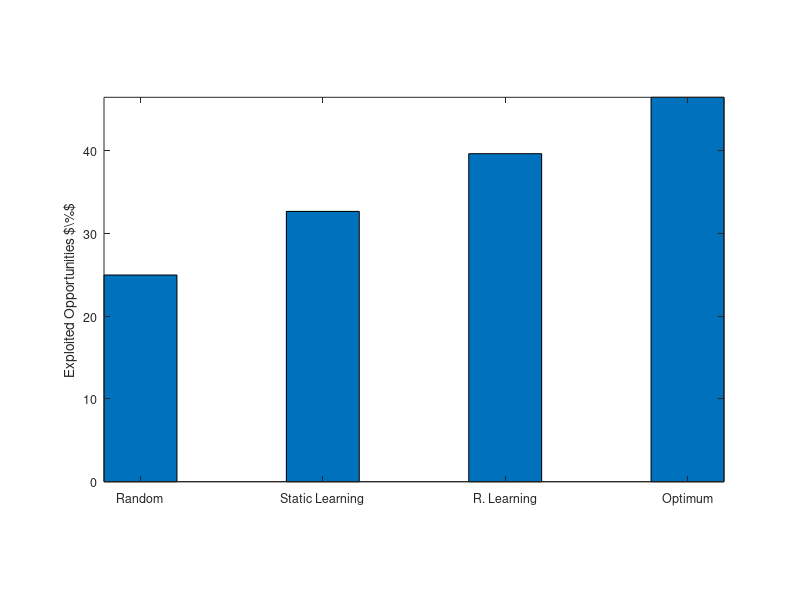

Reproduce this figure in MATLAB. (Note: this script raises an error after producing the figure.)
% Author: Ankit Kaushik
% Docmented created: 07.06.2013
% Last Modication: 05.10.2014
% Purpose: The script implements reinforcement learning on the number of
% channels N, where it is allowed to sense only M slot, the aim is to
% maximize the long term capacity over a given number of slots
% Following stratergies are implemented to select the channels to be sensed
% in a given slot:
% 1) Random search
% 2) based on utilization probability
% 3) based on belief vector which is sun of the uti probability and a penalty
% penalty = E[To] = 1/alpha is given when a channel is selected and was found busy

clc;
clear all;
close all;
simulation = 0;                                                       % enable this to run the simulation otherwise the res 
if simulation
    %% Declaring variables
    Kilosec = 1e3;                                                    % Kilo second = 1000
    N = [4];                                                         % Total number of channels to be sensed
    alpha_vec = [];                                                   % The probability of starting of disturbance   
    beta_vec = [];                                                    % The probability of ending of disturbance
    u_vec = [];                                                       % Channel utilization vector, for given beta and alpha calcultes the spectrum occupancy probability                                     
    F = [];                                                           % Channel state for i_th time slot
    F_scaled = [];                                                    % Channels at ith time slot are scaled to represent unit in mini slots
    T_slot = 4;                                                      % Number of mini slots comprising of one complete time slot,                                                           
    M = 2;
    M_vec = 0:1:M;                                                    % Number of mini slots used for sensing 
    sim_length = 1e5;                                                 % Number of time slots to simulate, one time unit is one TDMA frame (1 msec)
                                                                      % time slot unit will be scaled to T_slot so as to represent new time unit in mini slot 
                                                                      % defined only for sensing, where M will be sensing interval  
    sim_length_secs = sim_length/Kilosec; 

    sensing_sequence_ref_vec = [];                                    % Sensing sequence of the channels corresponding to the ref case (random)
    sensing_sequence_uti_vec = [];                                    % Sensing sequence of the channels corresponding to the utilization case
    sensing_sequence_uti_pen_vec = [];                                % Sensing sequence of the channels corresponding to the channel utilization with penalty case

    flag_opp_found_ref = 0;                                           % Flag to indicate that first oppurtunity found by ref (random) will be used as home channel   
    flag_opp_found_uti = 0;                                           % Flag to indicate that first oppurtunity found by uti seq will be used as home channel
    flag_opp_found_uti_pen = 0;                                       % Flag to indicate that oppurtunity found by uti_pen seq seq will be used as home channel  

    Time_scale = [1:1:sim_length_secs];                               % Time axis denoting the time in seconds 1000 slots = 1 sec (1 sec)
    oppurtunities_ref = zeros(1,length(M_vec));                       % Ratio of oppurtunities found per sec / total number of oppurtunities exiting per sec for ref seq
    oppurtunities_uti = zeros(1,length(M_vec));                       % Ratio of oppurtunities found per sec / total number of oppurtunities exiting per sec for uti seq
    oppurtunities_uti_pen = zeros(1,length(M_vec));                   % Ratio of oppurtunities found per sec / total number of oppurtunities exiting per sec for utilization with penalty seq
    oppurtunities_idle = zeros(1,length(M_vec));                      % Ratio of oppurtunities found per sec / total number of oppurtunities exiting per sec for idle seq

    oppurtunities_ref_th = zeros(1,length(M_vec));                    % Ratio of oppurtunities found per sec / total number of oppurtunities exiting per sec for ref seq determined theoretically
    oppurtunities_uti_th = zeros(1,length(M_vec));                    % Ratio of oppurtunities found per sec / total number of oppurtunities exiting per sec for uti seq determined theoretically
    oppurtunities_uti_pen_th = zeros(1,length(M_vec));                % Ratio of oppurtunities found per sec / total number of oppurtunities exiting per sec for utilization with penalty seq determined theoretically
    oppurtunities_idle_th = zeros(1,length(M_vec));                   % Ratio of oppurtunities found per sec / total number of oppurtunities exiting per sec for idle seq determined theoretically
    
    cap_ref = zeros(1,length(M_vec));                                 % Capacity in bits per sec for ref seq
    cap_uti = zeros(1,length(M_vec));                                 % Capacity in bits per sec for uti seq
    cap_uti_pen = zeros(1,length(M_vec));                             % Capacity in bits per sec for utilization with penalty seq
    cap_idle = zeros(1,length(M_vec));                                % Capacity in bits per sec under idle policy  
    
    total_opputunities = zeros(1,length(M_vec));                      % Total number of oppurtunities popped up by channel in a given time slot
    total_opputunities_th = zeros(1,length(M_vec));                   % Total number of oppurtunities popped up by channel in a given time slot determined theoretically

    
    penalty_vec = [];                                                 % When a channel is found busy will be given a penalty in oder to learn from the past                                     
    belief_vec = [];                                                  % Results of penalty will be stored inside the belief vector   

    penalty_wght_vec = [];                                            % When a channel is found busy will be given a penalty in oder to learn from the past + assigned weight                                    
    belief_wght_vec = [];                                             % Results of penalty and weights will be stored inside the belief vector 

    chan_real = 1e0;

    for i = 1:chan_real
        
        disp(strcat('chan real = ',num2str(i)));         
        randseq_alpha = randperm(N,N);                               % Choice of alpha corresponding to each channel is idle
        randseq_beta = randperm(N,N);                                % Choice of beta corresponding to each channel is also distributed randomly
        alpha_vec = 0.5*rand(1,N);% 0.3*randseq_alpha/N                  % [0.8*1/N(i):0.8*1/N(i):0.8]; 
        beta_vec = 0.3*rand(1,N); %0.3*randseq_alpha/N                   % 0.2*ones(1,N(i));            

        channel_utilization_vec = beta_vec./(alpha_vec + beta_vec);
        
        %Analysis                
        mean_penalty = 1./alpha_vec;
        var_penalty = (1-alpha_vec)./(alpha_vec.^2);

        % Thoretical calculation of oppurtunities
        total_opputunities_th = sum(channel_utilization_vec);
        
        % Set of Primary channels
        F = zeros(1,N);

        % Random sequence does not follow any sensing sequence

        % Utilization case: Is always sorted according to the utilization sequence 
        [B sensing_sequence_uti_vec] = sort(channel_utilization_vec,'ascend');   %[1:1:N(i)];

        % Utilization + penalty: Initial sorting seq is ascending order of the
        % utilization and then updated according to the sensing sequence
        [B sensing_sequence_uti_pen_vec] = sort(channel_utilization_vec,'ascend');    

        % Penalty when a channel is found busy during sensing
        penalty_vec = zeros(1, N);
        belief_vec = zeros(1, N);

        penalty_wght_vec = zeros(1, N);
        belief_wght_vec = zeros(1, N);

        F_scaled = zeros(N,T_slot); 

        % Number of simulated slots
        for i=1:sim_length
            % Update sensing sequence ref
            %sensing_sequence_ref_vec = circshift(sensing_sequence_ref_vec, [1 (length(sensing_sequence_ref_vec) + 1) - home_channel_ref]);
            sensing_sequence_ref_vec = randperm(N,N);

            %% Learn from history : Utilization + penalty case
            % Update the penalties for the sequence  
            for l=1:N
                if penalty_vec(l) ~= 0
                    penalty_vec(l) = penalty_vec(l) - 1;                   
                end
            end

            % Update sensing sequence uti_pen
            % find the index of the new home channel
            % Assign the lowest weight i.e. highest priorty
            weights = ones(1,length(sensing_sequence_uti_pen_vec));

            % Updating the belief vector
            for l=1:N
                channel = sensing_sequence_uti_pen_vec(l);
                belief_vec(channel) = penalty_vec(channel) + weights(channel) * channel_utilization_vec(channel); 
            end 

            % sorting the sensing sequence depending on the
            % priorities and lowest weight assigned to home channel
            % will be given highest priority as the sequence is
            % sorted based on the home channel wieght and         
            [B sensing_sequence_uti_pen_vec] = sort(belief_vec,'ascend'); 
            F = channels_state_for_next_time_slot(N, beta_vec, alpha_vec, F);

            F_scaled = zeros(N,T_slot);
            % Scaling of the time slots into mini slots (sensing intervals)
            F_scaled = F'*ones(1,T_slot);       

            %% Finding idle channel in the sensing interval i.e. with M_vec
            for j=1:length(M_vec)
                % Increment total oppurtunities for the time slot
                total_opputunities(j) = total_opputunities(j) + length(find (F == 1));
                
                % Sensing based on idle criterion 
                oppurtunities_idle(j) = oppurtunities_idle(j) + min(M_vec(j), length(find (F == 1)));

                for k=1:M_vec(j)

                    % Sensing based on ref criterion 
                    if F_scaled(sensing_sequence_ref_vec(k),k) == 1
                        % Idle channel found
                        % Inc the oppurtunity count for the sec
                        oppurtunities_ref(j) = oppurtunities_ref(j) + 1; 
                        % determine sensing overhead ref
                    end

                    % Sensing based on uti criterion 
                    if F_scaled(sensing_sequence_uti_vec(k),k) == 1
                        % Idle channel found
                        % Inc the oppurtunity count for the sec
                        oppurtunities_uti(j) = oppurtunities_uti(j) + 1; 
                        % determine sensing overhead ref

                        % If the oppurtunity found is the first than home
                        % channel will be updated and for the rest of the
                        % opprutunuites on the rest of the channels will only be
                        % detected but will be not set to home channel
                        if flag_opp_found_uti == 0
                            % Update home channel
                            home_channel_uti = sensing_sequence_uti_vec(j);
                            flag_opp_found_uti = 1;
                        end      
                    end
                    % Sensing based on uti_pen criterion
                    if F_scaled(sensing_sequence_uti_pen_vec(k),k) == 1

                        % Idle channel found
                        % Inc the oppurtunity count for the sec
                        oppurtunities_uti_pen(j) = oppurtunities_uti_pen(j) + 1; 
                        % determine sensing overhead uti_pen

                        % If the oppurtunity found is the first than home
                        % channel will be updated and for the rest of the
                        % opprutunuites on the rest of the channels will only be
                        % detected but will be not set to home channel
                        if flag_opp_found_uti_pen == 0
                            % Update home channel
                            home_channel_uti_pen = sensing_sequence_uti_pen_vec(j);
                            flag_opp_found_uti_pen = 1;
                        end               

                    else
                        %% Learn, when the oppurtunity is not detected than it recieves a penalty
                        if (alpha_vec(sensing_sequence_uti_pen_vec(k)) < 0.5) 
                            penalty_vec(sensing_sequence_uti_pen_vec(k)) = round(1/(alpha_vec(sensing_sequence_uti_pen_vec(k))));  
                        end
                    end
                end
            end        
        end
    end
    for l = 1:length(M_vec)        
        cap_ref(l) = oppurtunities_ref(l)/total_opputunities(l);
        cap_uti(l) = oppurtunities_uti(l)/total_opputunities(l);
        cap_uti_pen(l) = oppurtunities_uti_pen(l)/total_opputunities(l);
        cap_idle(l) = oppurtunities_idle(l)/total_opputunities(l);
    end
%    save('results_RLearning.mat');
%    exit;
end
load('results_RLearning.mat');
y = [cap_ref(2), cap_uti(2), cap_uti_pen(2), cap_idle(2)] * 100
bar(y,0.4);
set(gca,'XTick',1:4,'XTickLabel', {'Random', 'Static Learning', 'R. Learning', 'Optimum'})
pbaspect([1 0.62 1]);
Fontsize = 9;
axis tight;
ylabel('Exploited Opportunities $\%$', 'FontSize',Fontsize);
set(gca,'FontSize',Fontsize);
laprint(1, 'Learning', 'options', 'factory', 'width', 8, 'scalefonts',...
    'on', 'factor',0.5, 'keepfontprops', 'on');